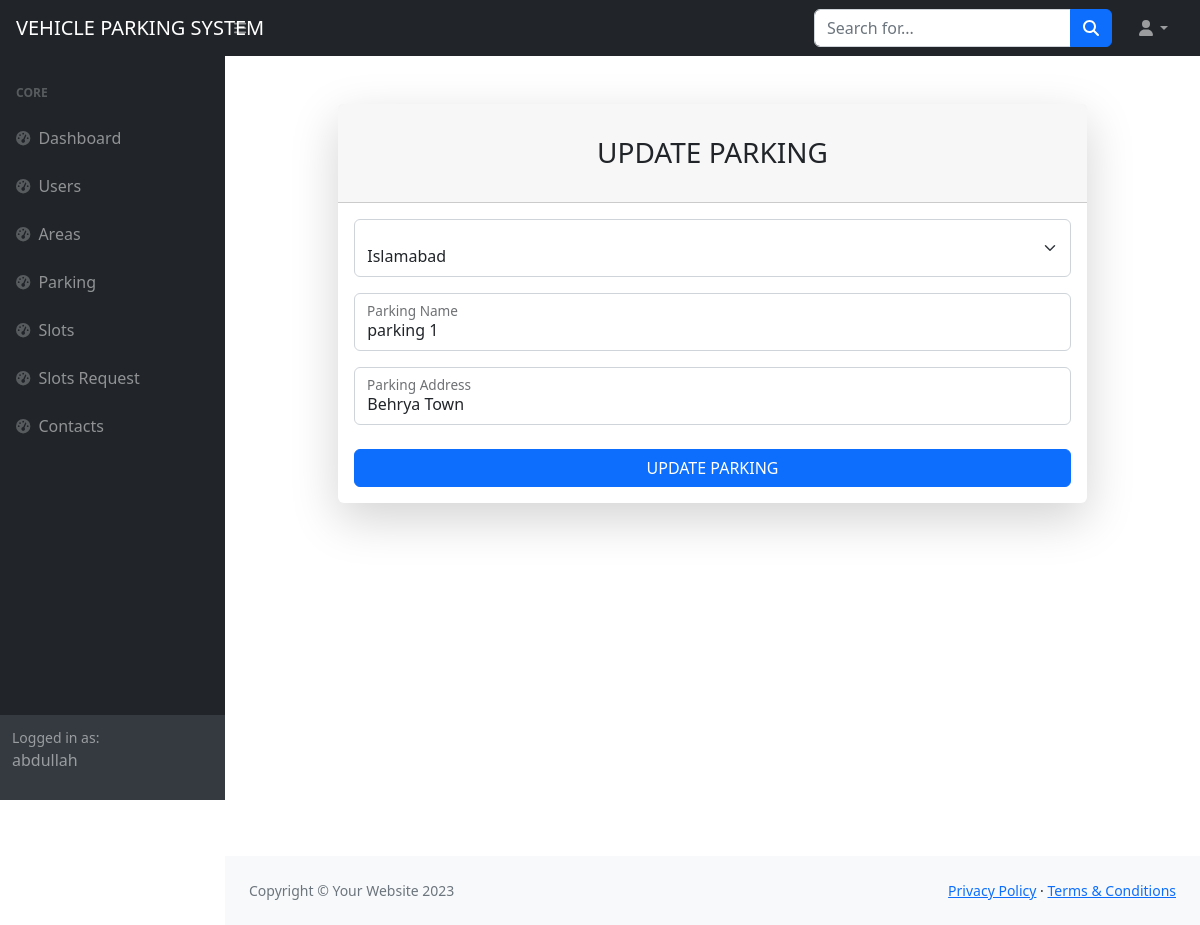
Screenshot of /backend/update_parking/1/ (signed in) with the database file from the repository.
### accountss/models.py (models this page shows)
class CustomUser(AbstractUser):
    USERNAME_FIELD = 'email'
    username = models.CharField(max_length=150, unique=False)
    email = models.EmailField(unique=True,default=True)
    is_admin = models.BooleanField(default=True)
    is_customer = models.BooleanField(default=False)
    forget_password_token = models.CharField(max_length=1000,blank=True,null=True)
    REQUIRED_FIELDS = [] # removes email from REQUIRED_FIELDS

### backend/models.py (models this page shows)
class Parking(models.Model):
    area = models.ForeignKey(Area, on_delete=models.CASCADE,null=True)
    name = models.CharField(max_length=200 , default=True)
    address = models.CharField(max_length=300 , default=True)

class Area(models.Model):
    country = models.CharField(max_length=100 , default=True)
    area_name = models.CharField(max_length=100 , default=True)

### accountss/decorators.py (the view)
    def wrapper(request, *args, **kwargs):
        if request.user.is_authenticated and request.user.is_admin:
            return view_func(request, *args, **kwargs)
        else:
            return redirect('admin_login')

### backend/views.py (called while the page is built, shortened)
@backend_required
def update_parking(request,pk):
    park = Parking.objects.get(id=pk)
    area = Area.objects.all()
    return render(request,'admin_site/parking/update_parking.html',context={'parking':park,'areas':area})

### templates/admin_site/parking/update_parking.html (shortened to what this page needs)
{% extends 'admin_site/base.html' %}
{% block content %}
<div id="layoutSidenav_content">
    <main>
        <div class="container-fluid px-4">
            <div id="layoutAuthentication">
              <div id="layoutAuthentication_content">
                  <main>
                      <div class="container">
                          <div class="row justify-content-center">
                              <div class="col-lg-10">
                                  <div class="card shadow-lg border-0 rounded-lg mt-5">
                                      <div class="card-header"><h3 class="text-center font-weight-light my-4">UPDATE PARKING</h3></div>
                                      <div class="card-body">
                                          <form method="post">
                                             <div class="form-floating mb-3">
                                                <select class="form-select" id="selectParking" name="select_area_name" required>
                                                    <option value="{{parking.area.area_name}}" selected>{{parking.area.area_name}}</option>
                                                </select>
                                              </div>
                                              <div class="form-floating mb-3">
                                                  <input class="form-control" id="inputEmail" type="text" value="{{parking.name}}" name="parking_name" required placeholder="" />
                                                  <label for="inputEmail"> Parking Name</label>
                                              </div>
                                              <div class="form-floating mb-3">
                                                <input class="form-control" id="inputEmail" value="{{parking.address}}" type="text" name="parking_address" required placeholder="" />
                                                <label for="inputEmail"> Parking Address</label>
                                            </div>
                                              <div class="mt-4 mb-0">
                                                  <div class="d-grid"><button class="btn btn-primary btn-block" type="submit">UPDATE PARKING</button></div>
                                              </div>
                                          </form>
                                      </div>
                                  </div>
                              </div>
                          </div>
                      </div>
                  </main>
              </div>
          </div>
        </div>
    </main>
{% endblock %}

### templates/admin_site/sidebar.html
 <div id="layoutSidenav">
            <div id="layoutSidenav_nav">
                <nav class="sb-sidenav accordion sb-sidenav-dark" id="sidenavAccordion">
                    <div class="sb-sidenav-menu">
                        <div class="nav">
                            <div class="sb-sidenav-menu-heading">Core</div>
                            <a class="nav-link" href="{% url 'index' %}">
                                <div class="sb-nav-link-icon"><i class="fas fa-tachometer-alt"></i></div>
                                Dashboard
                            </a>
                            <a class="nav-link" href="{% url 'user_list' %}">
                                <div class="sb-nav-link-icon"><i class="fas fa-tachometer-alt"></i></div>
                                Users
                            </a>
                            <a class="nav-link" href="{% url 'area_list' %}">
                                <div class="sb-nav-link-icon"><i class="fas fa-tachometer-alt"></i></div>
                                Areas
                            </a>
                            <a class="nav-link" href="{% url 'parking_list' %}">
                                <div class="sb-nav-link-icon"><i class="fas fa-tachometer-alt"></i></div>
                                Parking
                            </a>
                            <a class="nav-link" href="{% url 'slots_list' %}">
                                <div class="sb-nav-link-icon"><i class="fas fa-tachometer-alt"></i></div>
                                Slots
                            </a>
                            <a class="nav-link" href="{% url 'slots_request' %}">
                                <div class="sb-nav-link-icon"><i class="fas fa-tachometer-alt"></i></div>
                                Slots Request
                            </a>
                            <a class="nav-link" href="{% url 'contact_list' %}">
                                <div class="sb-nav-link-icon"><i class="fas fa-tachometer-alt"></i></div>
                                Contacts
                            </a>
                        </div>
                    </div>
                    <div class="sb-sidenav-footer">
                        <div class="small">Logged in as:</div>
                        {% if user.is_authenticated %}
                        <p>{{request.user.username}}</p>
                        {% endif %}
                    </div>
                </nav>
            </div>

### rows the page displays
CustomUser: user.username "abdullah"
Parking: select_area_name "Islamabad", parking_name "parking 1", parking_address "Behrya Town"
